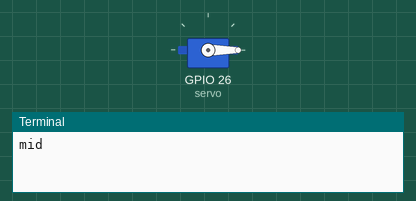
This program was run on a simulated Raspberry Pi (BCM pin numbers). Shown: servo, the last lines printed to the terminal. Servo angles are drawn from the pulse width (0.5 ms = 0°, 2.5 ms = 180°).

Above: at 0.05 s.
At 4.05 s:
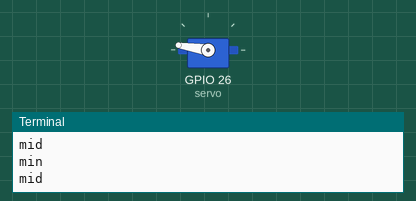
At 8.0 s:
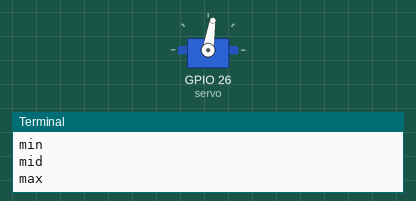
Timing chart, 0 to 10.4 s (numbered marks = the images above):
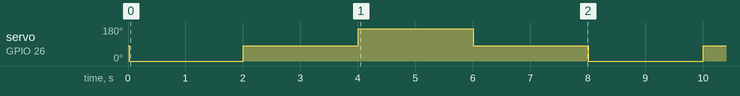

The program:

motor_ex03.py
```python
from gpiozero import AngularServo
from time import sleep

myGPIO = 26

servo = AngularServo(26, min_angle=-90, max_angle=90, min_pulse_width=0.0004, max_pulse_width=0.0024)   # 0~180

while True:
    servo.angle = -90
    print("mid")
    sleep(2)
    servo.angle = 0
    print("min")
    sleep(2)
    servo.angle = 90
    print("mid")
    sleep(2)
    servo.angle = 0
    print("max")
    sleep(2)
    
```

Measured:
- by itself, servo on GPIO 26 (servo): repeats every 8.0 s: 81° 2.0 s, 171° 2.0 s, 81° 2.0 s, 0° 2.0 s
